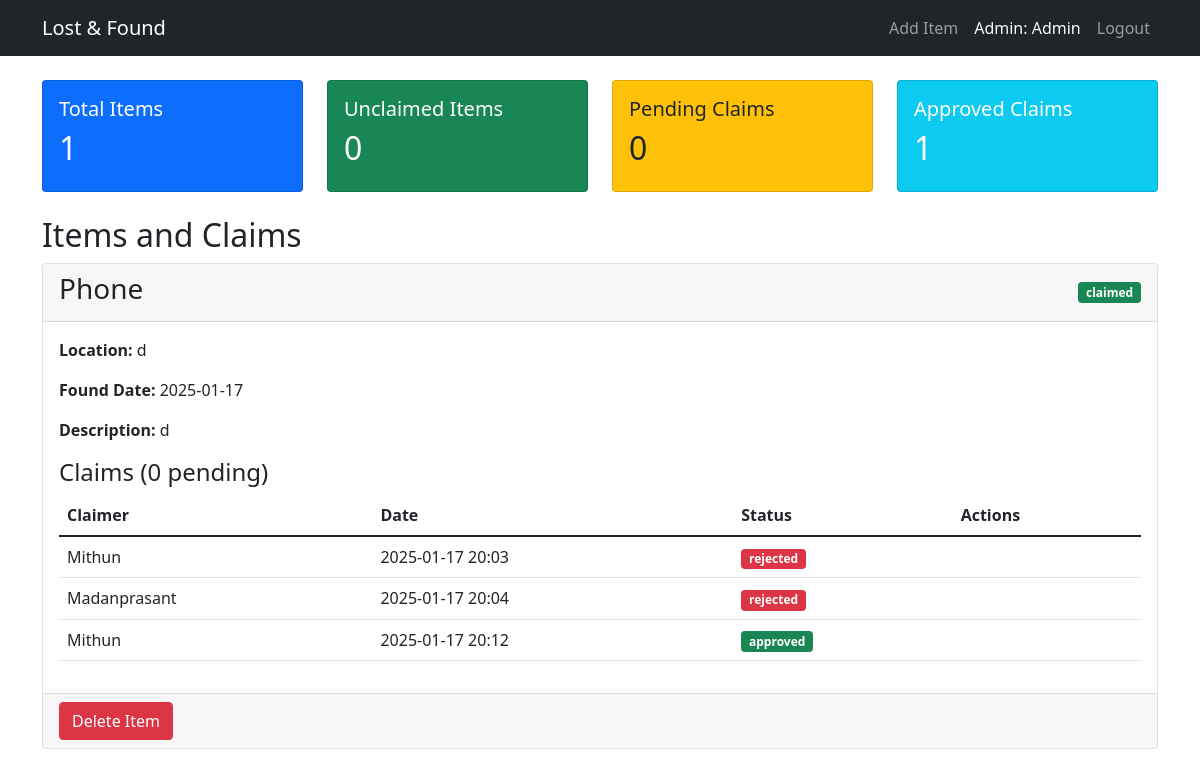
The app's page /admin/dashboard (signed in) with its own data.
### app.py (models this page shows)
class User(UserMixin, db.Model):
    id = db.Column(db.Integer, primary_key=True)
    name = db.Column(db.String(100), nullable=False)
    email = db.Column(db.String(100), unique=True, nullable=False)
    password = db.Column(db.String(100), nullable=False)
    role = db.Column(db.String(20), nullable=False, default='student')
    claims = db.relationship('Claim', back_populates='user', lazy=True)

class Item(db.Model):
    id = db.Column(db.Integer, primary_key=True)
    name = db.Column(db.String(100), nullable=False)
    description = db.Column(db.Text, nullable=False)
    location = db.Column(db.String(100), nullable=False)
    found_date = db.Column(db.DateTime, nullable=False, default=datetime.utcnow)
    status = db.Column(db.String(20), default='unclaimed')  # unclaimed, claimed
    verification_questions = db.Column(db.Text, nullable=True)
    claims = db.relationship('Claim', back_populates='item', lazy=True)
    approved_claim_id = db.Column(db.Integer, nullable=True)

class Claim(db.Model):
    id = db.Column(db.Integer, primary_key=True)
    user_id = db.Column(db.Integer, db.ForeignKey('user.id'), nullable=False)
    item_id = db.Column(db.Integer, db.ForeignKey('item.id'), nullable=False)
    status = db.Column(db.String(50), default='pending')  # pending, approved, rejected
    claim_date = db.Column(db.DateTime, default=datetime.utcnow)
    answers = db.Column(db.Text, nullable=True)  # Store answers as JSON
    user = db.relationship('User', back_populates='claims')
    item = db.relationship('Item', back_populates='claims')

### app.py (the view)
@app.route('/admin/dashboard')
@login_required
def admin_dashboard():
    if current_user.role != 'admin':
        flash('Access denied. Admin privileges required.')
        return redirect(url_for('home'))
    items = Item.query.all()
    claims = Claim.query.all()
    stats = {
        'total_items': Item.query.count(),
        'unclaimed_items': Item.query.filter_by(status='unclaimed').count(),
        'pending_claims': Claim.query.filter_by(status='pending').count(),
        'approved_claims': Claim.query.filter_by(status='approved').count()
    }
    return render_template('admin_dashboard.html', items=items, claims=claims, stats=stats)

### app.py (called while the page is built)
@login_manager.user_loader
def load_user(user_id):
    return User.query.get(int(user_id))

### templates/admin_dashboard.html (shortened to what this page needs)
<!DOCTYPE html>
<html lang="en">
<head>
    <link href="https://cdn.jsdelivr.net/npm/bootstrap@5.1.3/dist/css/bootstrap.min.css" rel="stylesheet">
    <link rel="stylesheet" href="https://cdnjs.cloudflare.com/ajax/libs/font-awesome/5.15.3/css/all.min.css">
</head>
<body>
    <nav class="navbar navbar-expand-lg navbar-dark bg-dark">
        <div class="container">
            <a class="navbar-brand" href="{{ url_for('home') }}">Lost & Found</a>
            <div class="navbar-nav ms-auto">
                <a class="nav-link" href="{{ url_for('add_item') }}">Add Item</a>
                <span class="nav-link text-light">Admin: {{ current_user.name }}</span>
                <a class="nav-link" href="{{ url_for('logout') }}">Logout</a>
            </div>
        </div>
    </nav>
    <div class="container mt-4">
        <div class="row mb-4">
            <div class="col-md-3">
                <div class="card bg-primary text-white">
                    <div class="card-body">
                        <h5 class="card-title">Total Items</h5>
                        <h2>{{ stats.total_items }}</h2>
                    </div>
                </div>
            </div>
            <div class="col-md-3">
                <div class="card bg-success text-white">
                    <div class="card-body">
                        <h5 class="card-title">Unclaimed Items</h5>
                        <h2>{{ stats.unclaimed_items }}</h2>
                    </div>
                </div>
            </div>
            <div class="col-md-3">
                <div class="card bg-warning text-dark">
                    <div class="card-body">
                        <h5 class="card-title">Pending Claims</h5>
                        <h2>{{ stats.pending_claims }}</h2>
                    </div>
                </div>
            </div>
            <div class="col-md-3">
                <div class="card bg-info text-white">
                    <div class="card-body">
                        <h5 class="card-title">Approved Claims</h5>
                        <h2>{{ stats.approved_claims }}</h2>
                    </div>
                </div>
            </div>
        </div>
        <div class="items-section">
            <h2>Items and Claims</h2>
            {% for item in items %}
            <div class="card mb-3">
                <div class="card-header d-flex justify-content-between align-items-center">
                    <h3>{{ item.name }}</h3>
                    <span class="badge bg-{{ 'success' if item.status == 'claimed' else 'secondary' }}">{{ item.status }}</span>
                </div>
                <div class="card-body">
                    <p><strong>Location:</strong> {{ item.location }}</p>
                    <p><strong>Found Date:</strong> {{ item.found_date.strftime('%Y-%m-%d') }}</p>
                    <p><strong>Description:</strong> {{ item.description }}</p>
                    <div class="claims-section mt-3">
                        <h4>Claims ({{ item.claims|selectattr('status', 'equalto', 'pending')|list|length }} pending)</h4>
                        {% if item.claims %}
                            <table class="table">
                                <thead>
                                    <tr>
                                        <th>Claimer</th>
                                        <th>Date</th>
                                        <th>Status</th>
                                        <th>Actions</th>
                                    </tr>
                                </thead>
                                <tbody>
                                    {% for claim in item.claims %}
                                    <tr>
                                        <td>{{ claim.user.name }}</td>
                                        <td>{{ claim.claim_date.strftime('%Y-%m-%d %H:%M') }}</td>
                                        <td>
                                            <span class="badge bg-{{ 'warning' if claim.status == 'pending' else 'success' if claim.status == 'approved' else 'danger' }}">
                                                {{ claim.status }}
                                            </span>
                                        </td>
                                        <td>
                                        </td>
                                    </tr>
                                    {% endfor %}
                                </tbody>
                            </table>
                        {% else %}
                            <p class="text-muted">No claims yet</p>
                        {% endif %}
                    </div>
                </div>
                <div class="card-footer">
                    <a href="{{ url_for('delete_item', item_id=item.id) }}"
                       class="btn btn-danger"
                       onclick="return confirm('Are you sure you want to delete this item?')">
                        Delete Item
                    </a>
                </div>
            </div>
            {% endfor %}
        </div>
    </div>
</body>
</html>

### records on screen
User: name "Admin"
Item: name "Phone", status "claimed", location "d", found_date "2025-01-17", description "d", claims|selectattr "0"
Claim: user.name "Mithun", claim_date "2025-01-17 20:03", status "rejected"
Claim: user.name "Madanprasant", claim_date "2025-01-17 20:04", status "rejected"
Claim: user.name "Mithun", claim_date "2025-01-17 20:12", status "approved"

### other values on screen
{{ stats.total_items }} "1"
{{ stats.unclaimed_items }} "0"
{{ stats.pending_claims }} "0"
{{ stats.approved_claims }} "1"
